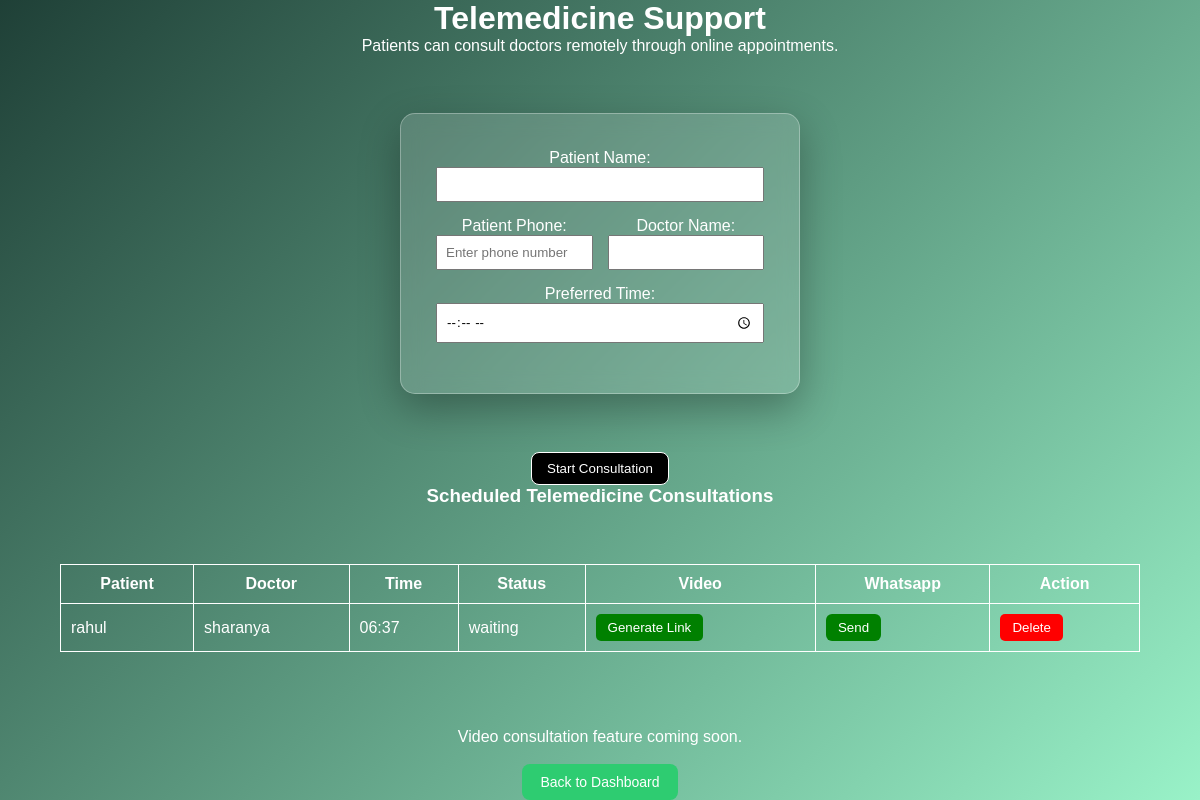
Before: /telemedicine with the older database file.
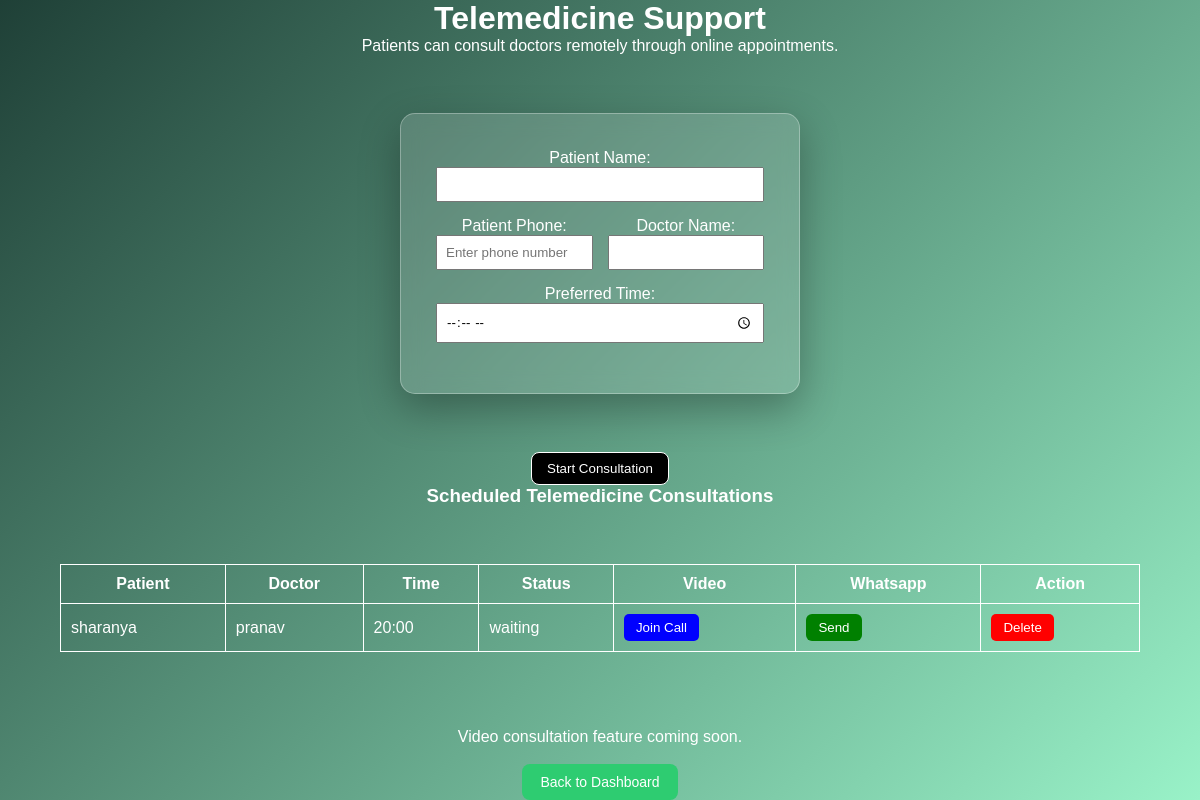
After: the same page with the newer database file.
### tables this page shows
CREATE TABLE tele_queue (
    id INTEGER PRIMARY KEY AUTOINCREMENT,
    patient TEXT,
    doctor TEXT,
    time TEXT,
    status TEXT
, link TEXT, phone TEXT);

### app.py (the view)
@app.route("/telemedicine")
def telemedicine():
    conn = sqlite3.connect("hospital.db")
    c = conn.cursor()
    c.execute("SELECT * FROM tele_queue")
    consultations = c.fetchall()
    conn.close()
    return render_template("telemedicine.html", consultations=consultations)

### templates/telemedicine.html (shortened to what this page needs)
<link rel="stylesheet" href="{{ url_for('static', filename='css/style.css') }}">
<html>
<head>
</head>
<body>
<h1>Telemedicine Support</h1>
<p>Patients can consult doctors remotely through online appointments.</p>
<div class="form-box">
<form action="/start_consultation" method="POST">
<div class="form-group">
<label>Patient Name:</label>
<input type="text" name="patient" required>
</div>
<div class="form-row">
<div>
<label>Patient Phone:</label>
<input type="text" name="phone" placeholder="Enter phone number" required>
</div>
<div>
<label>Doctor Name:</label>
<input type="text" name="doctor" required>
</div>
</div>
<div class="form-group">
<label>Preferred Time:</label>
<input type="time" name="time" required>
</div>
</div>
<button type="submit">Start Consultation</button>
<h3>Scheduled Telemedicine Consultations</h3>
<table border="1" cellpadding="10">
<tr>
<th>Patient</th>
<th>Doctor</th>
<th>Time</th>
<th>Status</th>
<th>Video</th>
<th>Whatsapp</th>
<th>Action</th>
</tr>
{% for c in consultations %}
<tr>
<td>{{c[1]}}</td>
<td>{{c[2]}}</td>
<td>{{c[3]}}</td>
<td>{{c[4]}}</td>
<td>
{% if c[5] == "" %}
<a href="/generate_link/{{c[0]}}">
<button style="background:green;color:white;padding:6px 12px;border:none;border-radius:5px;">
Generate Link
</button>
</a>
{% else %}
<a href="{{c[5]}}" target="_blank">
<button style="background:blue;color:white;padding:6px 12px;border:none;border-radius:5px;">
Join Call
</button>
</a>
{% endif %}
</td>
<td>
<a href="https://api.whatsapp.com/send?phone={{c[6]}}&text=Join%20your%20telemedicine%20consultation:%20{{c[5]}}" target="_blank">
<button style="background:green;color:white;padding:6px 12px;border:none;border-radius:6px;">
Send
</button>
</a>
</td>
<td>
<a href="/delete_tele/{{c[0]}}">
<button style="background:red;color:white;padding:6px 12px;border:none;border-radius:5px;">
Delete
</button>
</a>
</td>
</tr>
{% endfor %}
</table>
<br>
<p>Video consultation feature coming soon.</p>
<br>
<a href="/dashboard">
<button style="
padding:10px 18px;
background:#2ecc71;
color:white;
border:none;
border-radius:8px;
font-size:14px;
cursor:pointer;
transition:0.3s;
"
onmouseover="this.style.background='#27ae60'"
onmouseout="this.style.background='#2ecc71'">
Back to Dashboard
</button>
</a>
</body>
</html>

### static/img/css/style.css (style rules this page uses)
* { box-sizing:border-box; margin:0; padding:0; font-family:Arial, sans-serif; }
.form-box { width:400px; max-width:90%; margin:auto; }
table { width:90%; margin:auto; }
input, textarea { width:100%; }
button { padding:12px 20px; border-radius:8px; cursor:pointer; }

### templates/telemedicine.html (style rules this page uses)
body { margin:0; min-height:100vh; font-family: 'Segoe UI', sans-serif; background: linear-gradient(135deg,#1f4037,#99f2c8); display:flex; flex-direction:column; align-items:center; color:white; }
.form-box { width:420px; padding:35px; background: rgba(255,255,255,0.15); backdrop-filter: blur(10px); border-radius:15px; border:1px solid rgba(255,255,255,0.3); box-shadow:0 15px 40px rgba(0,0,0,0.3); margin-top:40px; }
body { background-color:#111; color:white; font-family:Arial, sans-serif; text-align:center; }
table { margin:auto; border-collapse:collapse; }
th, td { border:1px solid white; padding:10px; }
button { background:black; color:white; border:1px solid white; padding:8px 15px; cursor:pointer; }
a { color:white; text-decoration:none; }
.form-box { width:400px; margin:auto; }
.form-group { margin-bottom:15px; }
.form-group input { width:100%; padding:8px; }
.form-row { display:flex; gap:15px; margin-bottom:15px; }
.form-row div { flex:1; }
.form-row input { width:100%; padding:8px; }
body { animation: pageLoad 0.6s ease; }

Changed rows visible on the page:
removed tele_queue: patient "rahul", doctor "sharanya", time "06:37", status "waiting"
added tele_queue: patient "sharanya", doctor "pranav", time "20:00", status "waiting"
